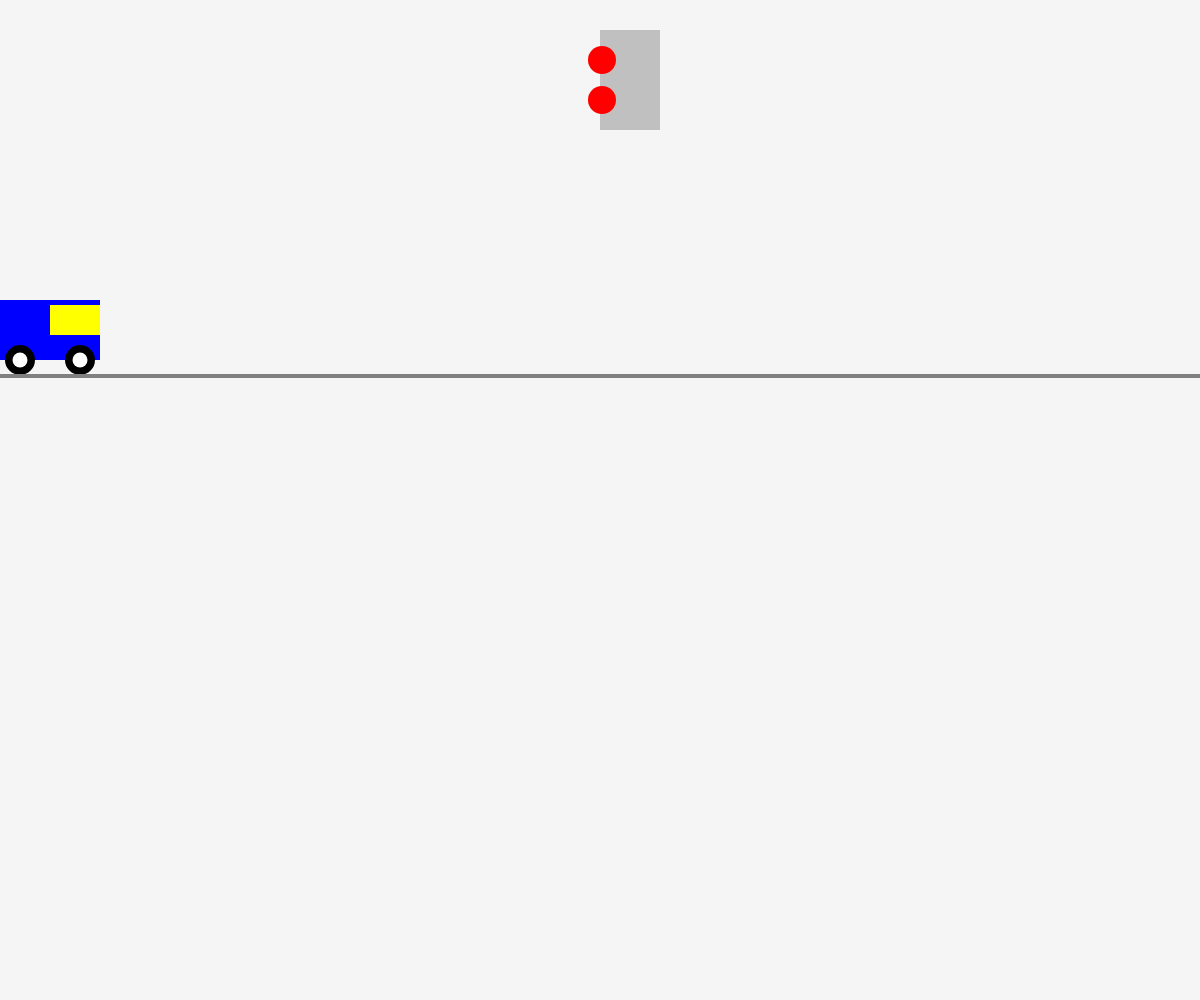
Frame 1 (no input)
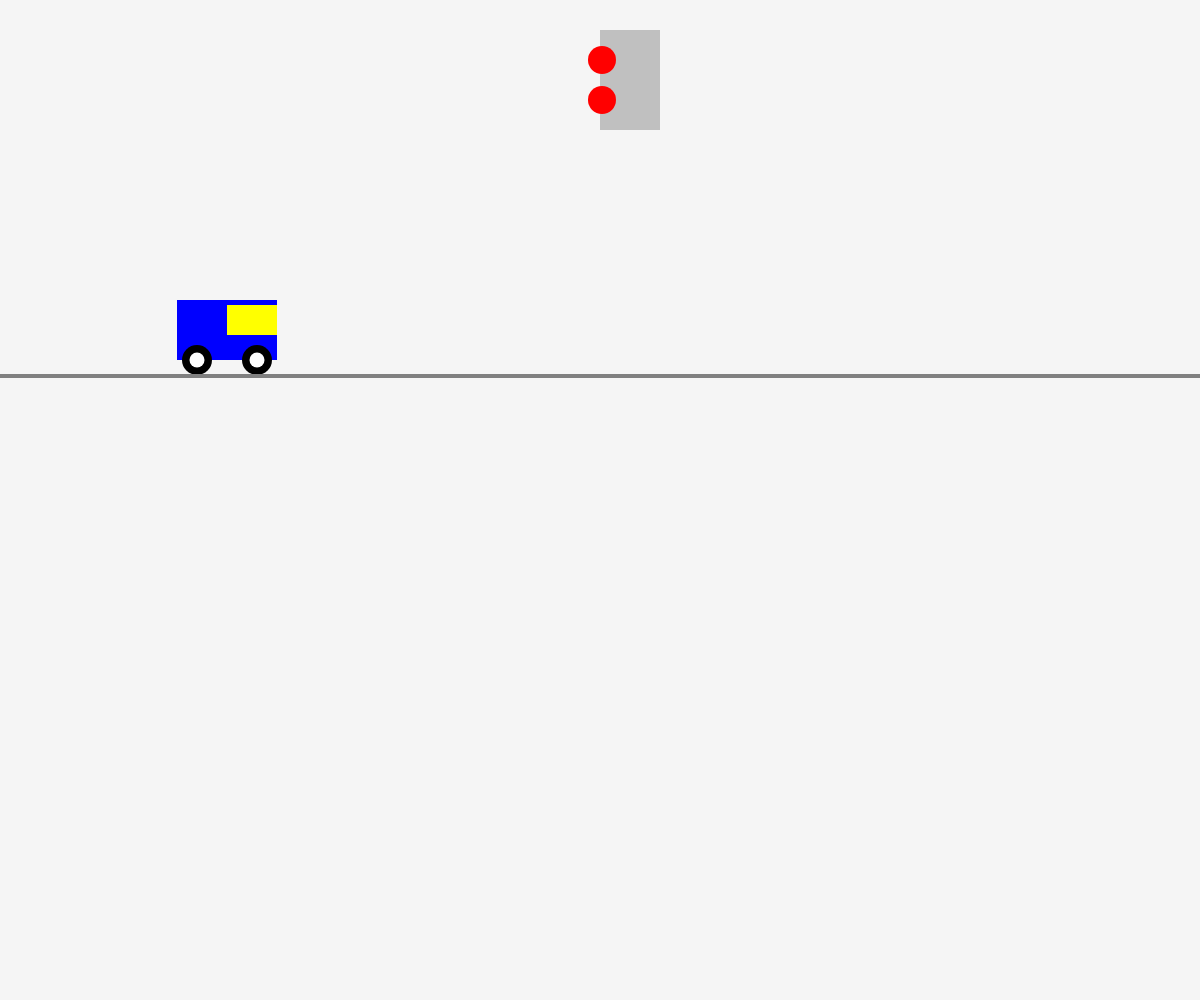
Frame 60 (no input)
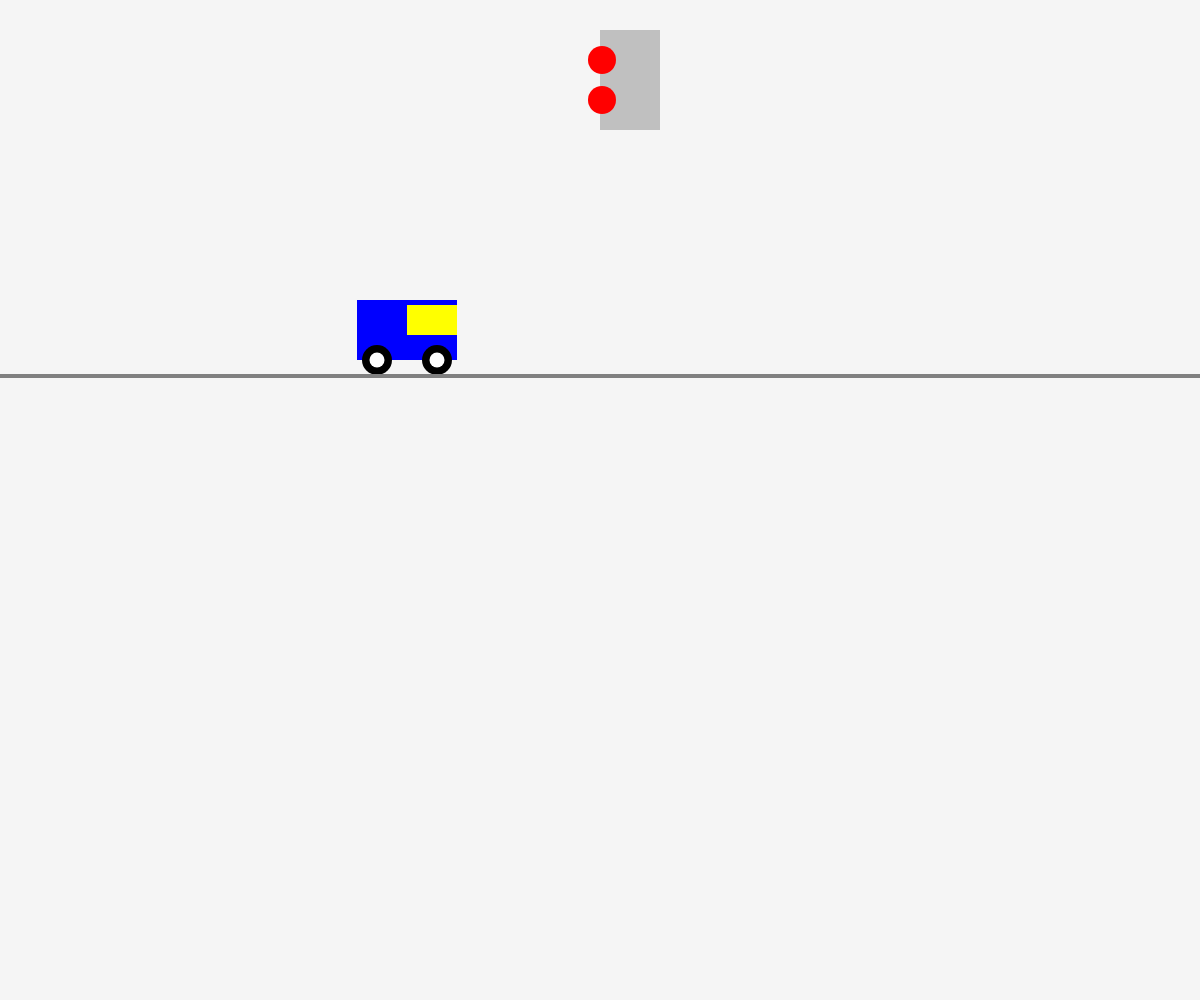
Frame 120 (the mouse pressed at the canvas centre since frame 60)

The p5.js sketch that drew these frames (run headless with seeded random() and noise() and a simulated clock; from frame 60 on, the mouse is pressed at the canvas centre):

// p5.js sketch
// ── sketch.js
let carroX = 0;
const y = 300;
let colorSemaforo;
let baseLine = 376;

function setup() {
  createCanvas(windowWidth, windowHeight);
  colorSemaforo = color("red");
}
function draw() {
  background(245, 245, 245);

  // Dibujar la estructura del carro
  noStroke();
  fill("blue");
  rect(carroX, y, 100, 60);

  // Llantas del carro
  fill(0);
  circle(carroX + 20, y + 60, 30);
  circle(carroX + 80, y + 60, 30);

  // Aros internos de las llantas
  fill(255);
  circle(carroX + 20, y + 60, 15);
  circle(carroX + 80, y + 60, 15);

  // Ventanas
  fill(255, 255, 0);
  rect(carroX + 50, y + 5, 50, 30);

  // Primera condición: Si el carro llega a la mitad del lienzo, el semáforo cambia a luz verde.

  if (carroX + 30 >= windowWidth / 2) {
    colorSemaforo = color("green");
  }

  // creación del semáforo
  fill(192, 192, 192);
  rect(windowWidth / 2, 30, 60, 100);

  // luces del semáforo
  fill(colorSemaforo);
  circle(windowWidth / 2 + 2, 60, 28);
  fill(colorSemaforo);
  circle(windowWidth / 2 + 2, 100, 28);

  // Mover el carro hacia la derecha
  carroX += 3;

  // Segunda condición: Si el carro sale del lienzo, que vuelva a la posición inicial.

  if (carroX > windowWidth) {
    carroX = 0;
    colorSemaforo = "red";
  }
  // Dibujar la línea del piso
  stroke(128, 128, 128);
  strokeWeight(4).line(0, baseLine, windowWidth, baseLine);
}
